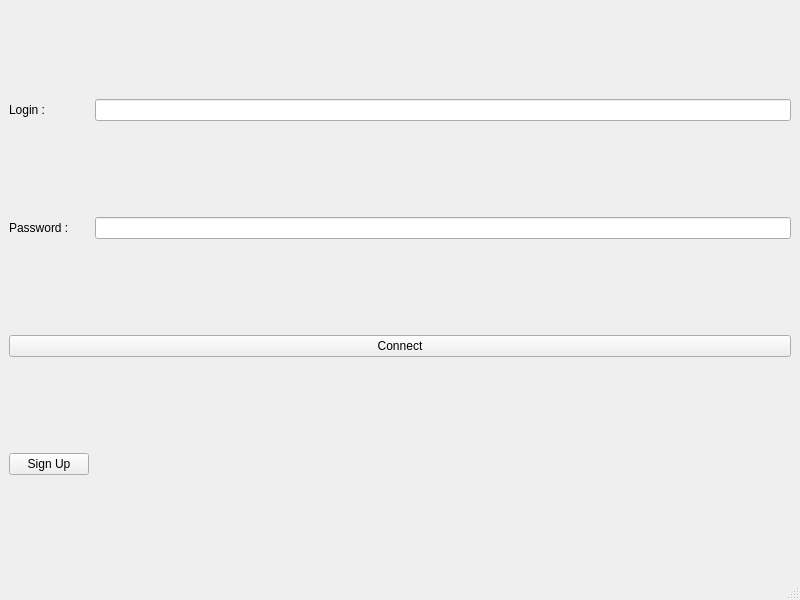
<?xml version="1.0" encoding="UTF-8"?>
<ui version="4.0">
 <class>Connection</class>
 <widget class="QMainWindow" name="Connection">
  <property name="geometry">
   <rect>
    <x>0</x>
    <y>0</y>
    <width>800</width>
    <height>600</height>
   </rect>
  </property>
  <property name="windowTitle">
   <string>MainWindow</string>
  </property>
  <widget class="QWidget" name="centralwidget">
   <layout class="QGridLayout" name="gridLayout">
    <item row="1" column="0">
     <widget class="QLabel" name="label_2">
      <property name="text">
       <string>Password :</string>
      </property>
     </widget>
    </item>
    <item row="1" column="1">
     <widget class="QLineEdit" name="le_password"/>
    </item>
    <item row="2" column="0" colspan="2">
     <widget class="QPushButton" name="pb_connect">
      <property name="text">
       <string>Connect</string>
      </property>
     </widget>
    </item>
    <item row="0" column="0">
     <widget class="QLabel" name="label">
      <property name="text">
       <string>Login :</string>
      </property>
     </widget>
    </item>
    <item row="0" column="1">
     <widget class="QLineEdit" name="le_login"/>
    </item>
    <item row="3" column="0">
     <widget class="QPushButton" name="pb_signup">
      <property name="text">
       <string>Sign Up</string>
      </property>
     </widget>
    </item>
   </layout>
  </widget>
  <widget class="QMenuBar" name="menubar">
   <property name="geometry">
    <rect>
     <x>0</x>
     <y>0</y>
     <width>800</width>
     <height>26</height>
    </rect>
   </property>
  </widget>
  <widget class="QStatusBar" name="statusbar"/>
 </widget>
 <resources/>
 <connections/>
</ui>
